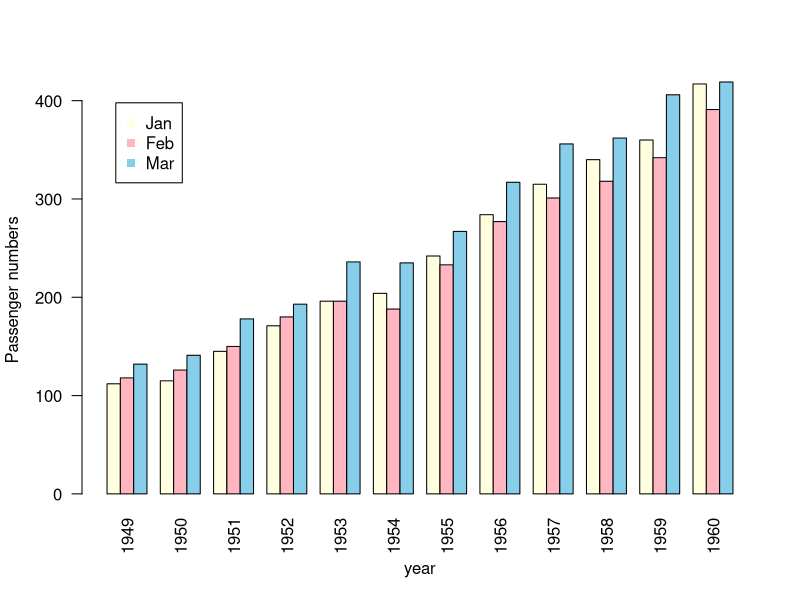

Reproduce this figure in R.
data<-matrix(AirPassengers,nrow=12,ncol = 12, byrow = T)
colnames(data) <- c("Jan","Feb","Mar","Apr","May","Jun","Jul","Agu","Sep","Oct","Nov","Dec")
rownames(data) <- c("1949","1950","1951","1952","1953","1954","1955","1956","1957","1958","1959","1960")
barplot(t(data[,1:3]), las = 2, axes = T,beside = T, xlab = "year", ylab = "Passenger numbers", col = c("light yellow","light pink","skyblue"))
leg.txt = c("Jan","Feb","Mar")
legend("topleft", inset=.05, leg.txt, pch=c(15, 15, 15), col = c("light yellow","light pink","skyblue"))
